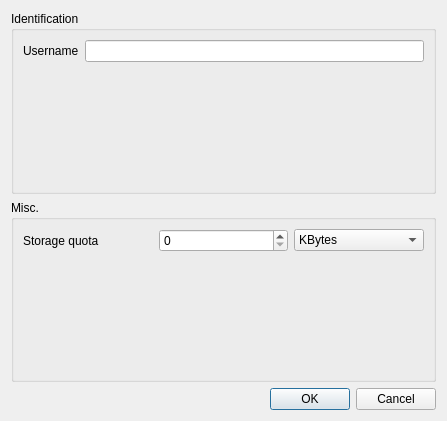
<?xml version="1.0" encoding="UTF-8"?>
<ui version="4.0">
 <class>Dialog</class>
 <widget class="QDialog" name="Dialog">
  <property name="windowModality">
   <enum>Qt::ApplicationModal</enum>
  </property>
  <property name="geometry">
   <rect>
    <x>0</x>
    <y>0</y>
    <width>447</width>
    <height>421</height>
   </rect>
  </property>
  <property name="windowTitle">
   <string>Preferences</string>
  </property>
  <layout class="QVBoxLayout" name="verticalLayout">
   <item>
    <widget class="QGroupBox" name="groupBox">
     <property name="title">
      <string>Identification</string>
     </property>
     <layout class="QGridLayout" name="gridLayout">
      <item row="0" column="1">
       <widget class="QLineEdit" name="leUsername"/>
      </item>
      <item row="0" column="0">
       <widget class="QLabel" name="label">
        <property name="text">
         <string>Username</string>
        </property>
       </widget>
      </item>
      <item row="1" column="1">
       <spacer name="verticalSpacer_2">
        <property name="orientation">
         <enum>Qt::Vertical</enum>
        </property>
        <property name="sizeHint" stdset="0">
         <size>
          <width>20</width>
          <height>40</height>
         </size>
        </property>
       </spacer>
      </item>
     </layout>
    </widget>
   </item>
   <item>
    <widget class="QGroupBox" name="groupBox_2">
     <property name="title">
      <string>Misc.</string>
     </property>
     <layout class="QGridLayout" name="gridLayout_2">
      <item row="0" column="2">
       <widget class="QComboBox" name="cbQuota">
        <item>
         <property name="text">
          <string>KBytes</string>
         </property>
        </item>
        <item>
         <property name="text">
          <string>MB</string>
         </property>
        </item>
        <item>
         <property name="text">
          <string>GB</string>
         </property>
        </item>
       </widget>
      </item>
      <item row="0" column="0">
       <widget class="QLabel" name="label_2">
        <property name="text">
         <string>Storage quota</string>
        </property>
       </widget>
      </item>
      <item row="0" column="1">
       <widget class="QSpinBox" name="sbQuota"/>
      </item>
      <item row="1" column="0">
       <spacer name="verticalSpacer">
        <property name="orientation">
         <enum>Qt::Vertical</enum>
        </property>
        <property name="sizeHint" stdset="0">
         <size>
          <width>20</width>
          <height>40</height>
         </size>
        </property>
       </spacer>
      </item>
     </layout>
    </widget>
   </item>
   <item>
    <widget class="QDialogButtonBox" name="buttonBox">
     <property name="orientation">
      <enum>Qt::Horizontal</enum>
     </property>
     <property name="standardButtons">
      <set>QDialogButtonBox::Cancel|QDialogButtonBox::Ok</set>
     </property>
    </widget>
   </item>
  </layout>
 </widget>
 <resources/>
 <connections>
  <connection>
   <sender>buttonBox</sender>
   <signal>accepted()</signal>
   <receiver>Dialog</receiver>
   <slot>accept()</slot>
   <hints>
    <hint type="sourcelabel">
     <x>248</x>
     <y>254</y>
    </hint>
    <hint type="destinationlabel">
     <x>157</x>
     <y>274</y>
    </hint>
   </hints>
  </connection>
  <connection>
   <sender>buttonBox</sender>
   <signal>rejected()</signal>
   <receiver>Dialog</receiver>
   <slot>reject()</slot>
   <hints>
    <hint type="sourcelabel">
     <x>316</x>
     <y>260</y>
    </hint>
    <hint type="destinationlabel">
     <x>286</x>
     <y>274</y>
    </hint>
   </hints>
  </connection>
 </connections>
</ui>
